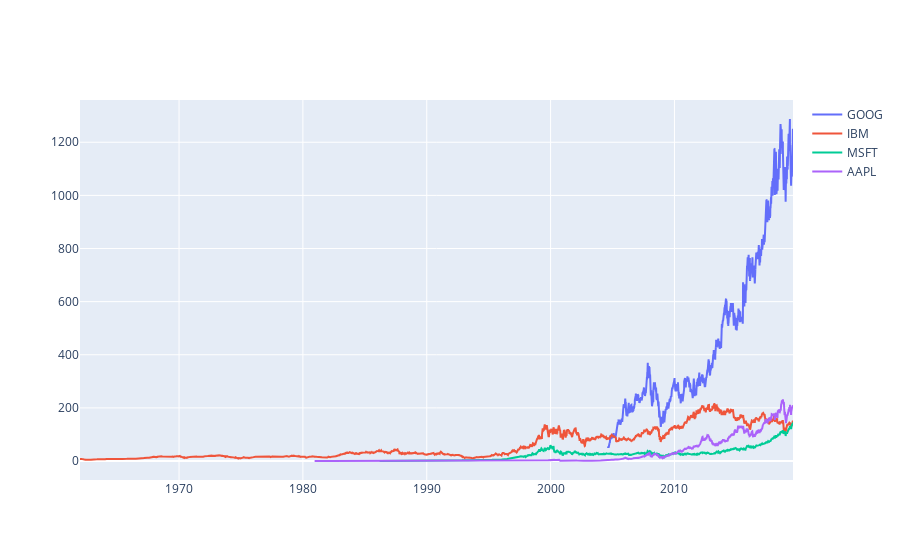

The cell this chart's notebook holds for it:
### Code cell
fig.show()

### Figure 1 — Plotly figure (JSON) as saved in the notebook; plotly's stock layout.template omitted (floating-point values rounded to 4 significant figures; data arrays with more than 128 entries replaced by an {"elided": "..."} marker saying what was removed)
{"data": [{"name": "GOOG", "type": "scatter", "x": {"elided": "3761 str values"}, "y": {"elided": "3761 float values"}}, {"name": "IBM", "type": "scatter", "x": {"elided": "14492 str values"}, "y": {"elided": "14492 float values"}}, {"name": "MSFT", "type": "scatter", "x": {"elided": "8413 str values"}, "y": {"elided": "8413 float values"}}, {"name": "AAPL", "type": "scatter", "x": {"elided": "9738 str values"}, "y": {"elided": "9738 float values"}}], "layout": {}}
